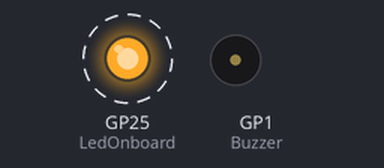
Recording of a program running on a simulated Raspberry Pi Pico running MicroPython. On the bench: output pins drawn as LEDs (lit = HIGH), buzzer (waves = sounding, pin HIGH). Dashed ring = blinking.

Above: at 0.5 s.
Timing chart, 0 to 4.6 s (numbered marks = the images above):
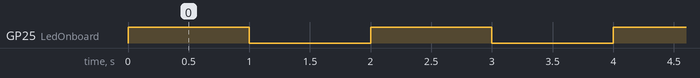

The program:

61090020_TTP223_CapacitiveTouchSensor.py
```python
# Assignment 2.2: TTP223 Capacitive Touch Sensor for Pi Pico
# Docu: https://components101.com/ics/ttp223-single-channel-touch-detector-ic

# From Left->Right
# Yellow Cable: Sensor Signal Output - to PIN1
# Brown  Cable: 3.3 V VCC
# Blue   Cable: GND

import machine, utime

LedOnboard = machine.Pin(25,machine.Pin.OUT) # Board's LED
ON = 1
OFF = 0

CapacitiveTouchSensor = machine.Pin(0, machine.Pin.IN, machine.Pin.PULL_DOWN)
Buzzer = machine.Pin(1, machine.Pin.OUT)

def CapacitiveTouchHandler(pin):
    print("ALERT: Touched at" + str(utime.localtime()))
    Buzzer.value(ON)

CapacitiveTouchSensor.irq(trigger=machine.Pin.IRQ_RISING, handler=CapacitiveTouchHandler)

while True:
    LedOnboard.value(ON)
    utime.sleep(1) # delay 1 sec
    LedOnboard.value(OFF)
    utime.sleep(1) # delay 1 sec
    Buzzer.value(OFF)
```

Measured:
- by itself, GP25 (LedOnboard): alternates HIGH for 1.0 s and LOW for 1.0 s
